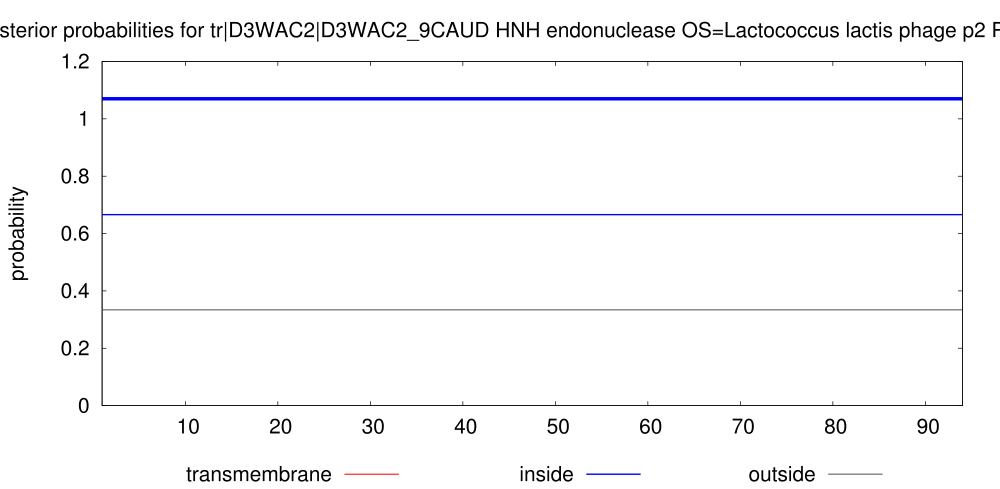

gnuplot code for this plot:
set arrow from 1,1.07 to 94,1.07 nohead lt 3 lw 10
set key below
set title "TMHMM posterior probabilities for tr|D3WAC2|D3WAC2_9CAUD HNH endonuclease OS=Lactococcus lactis phage p2 PE=4 SV=1 ORF=3"
set yrange [0:1.2]
set size 2., 1.4
#set xlabel "position"
set ylabel "probability"
set xrange [1:94]
# Make the ps plot
set term postscript eps color solid "Helvetica" 30
set output "./TMHMM_9908/tr_D3WAC2_D3WAC2_9CAUD.eps"
plot "./TMHMM_9908/tr_D3WAC2_D3WAC2_9CAUD.plp" using 1:4 title "transmembrane" with impulses lt 1 lw 3, \
"" using 1:3 title "inside" with line lt 3 lw 4, \
"" using 1:5 title "outside" with line lt 9 lw 4
exit
